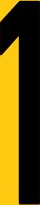
%> input picture 1.png, 40 x 205 px
$ octave main.m   (GNU Octave 9; MATLAB toolbox functions it lacks are replaced by stand-ins)
%> lines starting %> are read from the running program, lines starting %| are printed output that depends on the picture
%> the answer given: 1.png
%> further down, car is the input picture: size 205x40x3 uint8; mean R, G, B 101, 79.9, 9.8
### get_car_return_plate.m

%RGB to HSV
HSV_car=rgb2hsv(car);
%> HSV_car: size 205x40x3 double; mean H, S, V 0.229, 0.854, 0.4
figure(1), imshow(HSV_car); title("HSV image");
disp("press any key to continue"), pause

%Separation into HUE parts
H=HSV_car(:,:,1);%Getting HUE (colors scale) image
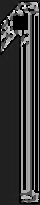
%> H: size 205x40 double; min 0, max 0.958, mean 0.229
S=HSV_car(:,:,2);%Getting SATURATION image
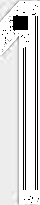
%> S: size 205x40 double; min 0, max 1, mean 0.854
V=HSV_car(:,:,3);%Getting VALUE image
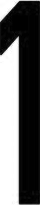
%> V: size 205x40 double; min 0, max 1, mean 0.4
figure(1), imshow(H); title("HUE in gray map");
disp("press any key to continue"), pause

%Segmentation in hsv to find the licence plate
assist=(H>0.05&H<0.15)& (S>0.5&S<0.9)&(V>0.4);
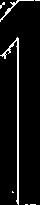
%> assist: size 205x40 logical; 6.2% white in thin lines or dots
figure(1), imshow(assist); title("Segmentation image");
disp("press any key to continue"), pause


%filtering small objects
%removing all white pixel connctors with area less then 10000 pixels
assist=bwareaopen(assist, 10000);
%> assist: size 205x40 logical; every value is 0
figure(1), imshow(assist); title("Segmentation without small objects");
disp("press any key to continue"), pause

%calculate white objects properties
data = bwconncomp(assist);% Getting the data about all objects.
%> data = 0 connected components
N_ob = data.NumObjects;% Getting of objects numbers.
%> N_ob = 0
prop = regionprops(assist,'All','Image')% Getting (calculation)of all objects properties
%> prop = 0 regions

% Get size and location of object bounding box
%> the run ends on the next line
    BBX = prop.BoundingBox;
    X=BBX(3);   % Getting length of the bounding box.
    Y=BBX(4);   % Getting width of the bounding box.
% Get Angle between the x-axis and the major axis of the object(in degrees)
    Teta=prop.Orientation; % Angle between the x-axis and the major axis of the object.
    car=imrotate(car,-Teta,"bilinear");
    assist=imrotate(assist,-Teta,"bilinear");
    prop = regionprops(assist,'All','Image');% Getting (calculation)of all objects properties
    % Get size and location of object bounding box
    BBX = prop.BoundingBox;

 % Object cropping from image I according the bounding box
    % Cropping the picture “plate” by the bounding borders of the object
  plate = imcrop(car, [BBX(1) BBX(2) BBX(3) BBX(4)]);
  figure (1), imshow(plate), title('DETECTED REGION of INTEREST ');
 disp("press any key to continue"), pause


### main.m
clear all;% Erase all existing variables.
close all;% Close all figures (except those of imtool.)
clc; % Clear the command window.

%Read car image
[ f, p ] = uigetfile ( '*.jpg' , 'Select the image file');  % GUI to choose image file
car = imread ( fullfile ( p, f) );			% Reading the image selected by the user
figure (1), imshow(car); title('Image in RGB colormap');
disp('Press any key'), pause


%Call to code that get car image and return the plate
get_car_return_plate;
